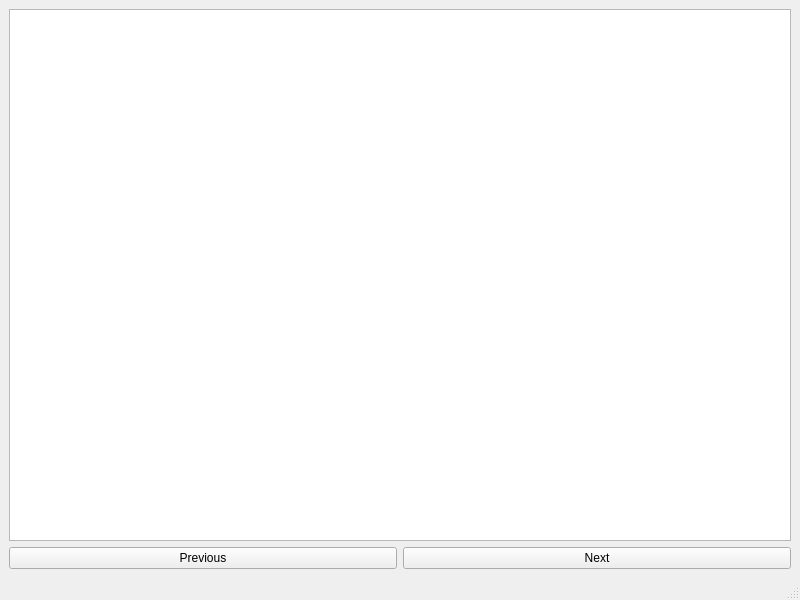
<?xml version="1.0" encoding="UTF-8"?>
<ui version="4.0">
 <class>MainWindow</class>
 <widget class="QMainWindow" name="MainWindow">
  <property name="geometry">
   <rect>
    <x>0</x>
    <y>0</y>
    <width>800</width>
    <height>600</height>
   </rect>
  </property>
  <property name="windowTitle">
   <string>MainWindow</string>
  </property>
  <widget class="QWidget" name="centralwidget">
   <layout class="QVBoxLayout" name="verticalLayout">
    <item>
     <widget class="QTextBrowser" name="textBrowser"/>
    </item>
    <item>
     <layout class="QHBoxLayout" name="horizontalLayout">
      <item>
       <widget class="QPushButton" name="prevPushButton">
        <property name="text">
         <string>Previous</string>
        </property>
       </widget>
      </item>
      <item>
       <widget class="QPushButton" name="nextPushButton">
        <property name="text">
         <string>Next</string>
        </property>
       </widget>
      </item>
     </layout>
    </item>
   </layout>
  </widget>
  <widget class="QMenuBar" name="menubar">
   <property name="geometry">
    <rect>
     <x>0</x>
     <y>0</y>
     <width>800</width>
     <height>21</height>
    </rect>
   </property>
  </widget>
  <widget class="QStatusBar" name="statusbar"/>
 </widget>
 <resources/>
 <connections/>
</ui>
